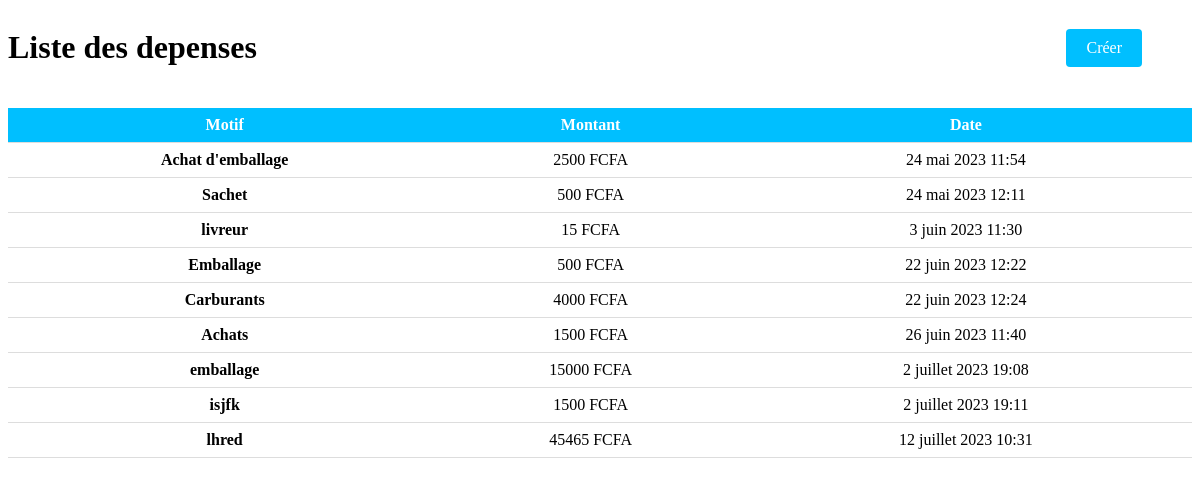
The app's page /depenses (signed in), older data.
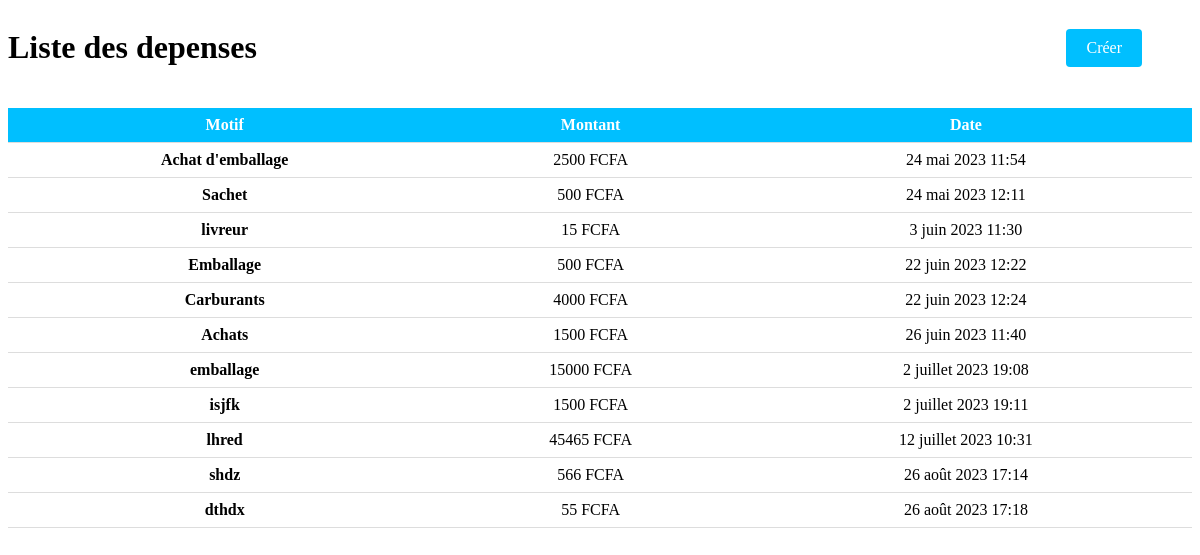
The same page, newer data.
### Gestion/models.py (models this page shows, shortened)
class Depense(models.Model):
    Motif = models.TextField()
    Montant = models.IntegerField(default=1)
    date_added = models.DateTimeField(auto_now=True)
    class meta:
        ordering = ['-date_added']
        verbose_name = ("Depense")
        verbose_name_plurial = ("Depenses")

### Gestion/views.py (the view)
# urls.py: path('depenses', depense, name='page_depenses'),
@login_required(login_url='login')
def depense(request):
    user = request.user
    if(request.method =="GET"):
        depenses = Depense.objects.all()
        context = {"depenses": depenses}
        return render(request, "gestion/depenses.html", context=context)

### Gestion/templates/gestion/depenses.html (shortened to what this page needs)
<!DOCTYPE html>
<html>
<head>
</head>
<body>
    <div class="header">
        <h1>Liste des depenses</h1>
        <a href="{% url 'creer_depense' %}" style="margin-right: 50px;" class="create-button">Créer</a>
    </div>
    <table>
        <tr>
            <th>Motif</th>
            <th>Montant</th>
            <th>Date</th>
        </tr>
            {% for depense in depenses %}
                <tr>
                    <td><span>{{ depense.Motif }}</span></td>
                    <td>{{ depense.Montant}} FCFA</td>
                    <td>{{ depense.date_added}}</td>
                </tr>
            {% endfor %}
    </table>
</body>
</html>

Row changes from the older to the newer data that the page shows:
added Depense: Motif "shdz", Montant "566", date_added "26 août 2023 17:14"
added Depense: Motif "dthdx", Montant "55", date_added "26 août 2023 17:18"
